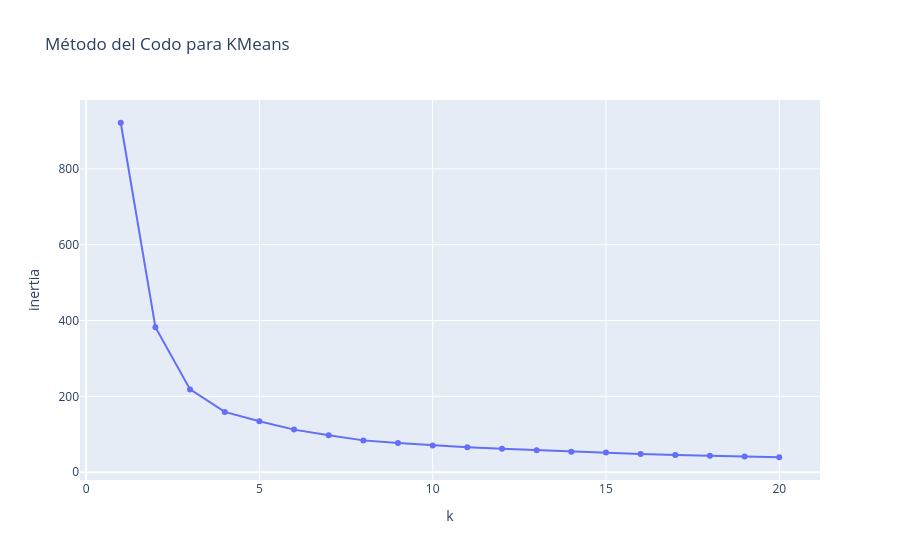

Notebook code for this chart:
### Markdown cell above
**Respuesta:**

### Code cell
from sklearn.cluster import KMeans   # noqa: F401
import plotly.express as px

ks = range(1, 21)
inertias = []

for k in ks:
    pipeline_kmeans = Pipeline([
        ("preprocess", preprocess),
        ("kmeans", KMeans(n_clusters=k, random_state=42, n_init=10))
    ])
    
    pipeline_kmeans.fit(df_retail)
    
    inertias.append(
        pipeline_kmeans.named_steps["kmeans"].inertia_
    )

df_elbow = pd.DataFrame({
    "k": list(ks),
    "inertia": inertias
})

fig = px.line(
    df_elbow,
    x="k",
    y="inertia",
    markers=True,
    title="Método del Codo para KMeans"
)

fig.show()

df_elbow

### Figure 1 — Plotly figure (JSON) as saved in the notebook; plotly's stock layout.template omitted (floating-point values rounded to 4 significant figures)
{"data": [{"hovertemplate": "k=%{x}<br>inertia=%{y}<extra></extra>", "legendgroup": "", "line": {"color": "#636efa", "dash": "solid"}, "marker": {"symbol": "circle"}, "mode": "lines+markers", "name": "", "orientation": "v", "showlegend": false, "type": "scatter", "x": [1, 2, 3, 4, 5, 6, 7, 8, 9, 10, 11, 12, 13, 14, 15, 16, 17, 18, 19, 20], "xaxis": "x", "y": [921.6, 382.3, 218.2, 158.9, 134.1, 112.2, 97.34, 83.77, 76.75, 70.55, 65.81, 61.53, 57.86, 54.1, 51.72, 47.76, 45.38, 43.56, 41.33, 39.28], "yaxis": "y"}], "layout": {"legend": {"tracegroupgap": 0}, "title": {"text": "Método del Codo para KMeans"}, "xaxis": {"anchor": "y", "domain": [0, 1], "title": {"text": "k"}}, "yaxis": {"anchor": "x", "domain": [0, 1], "title": {"text": "inertia"}}}}
